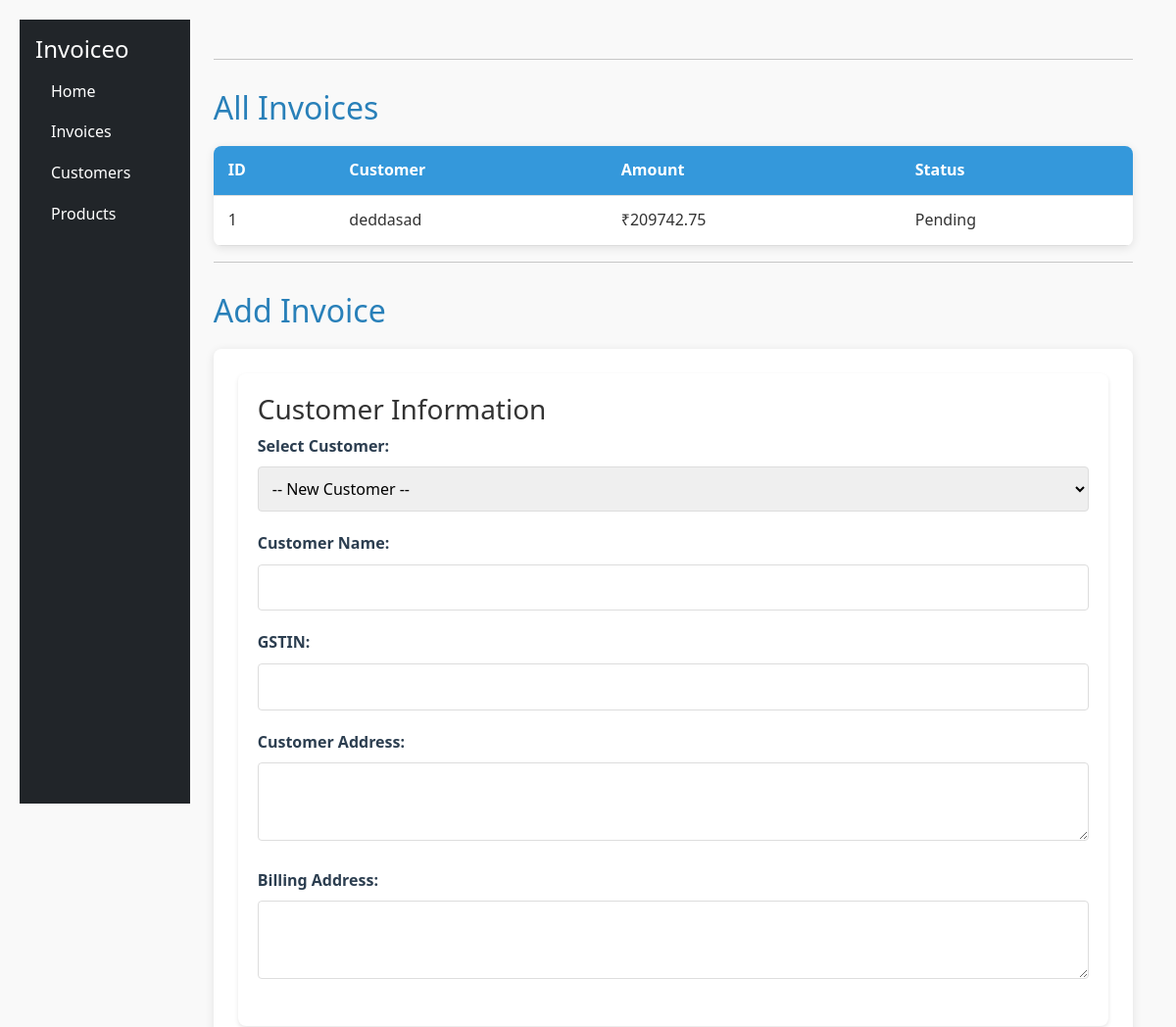
The app's page /invoices (upper part), older data.
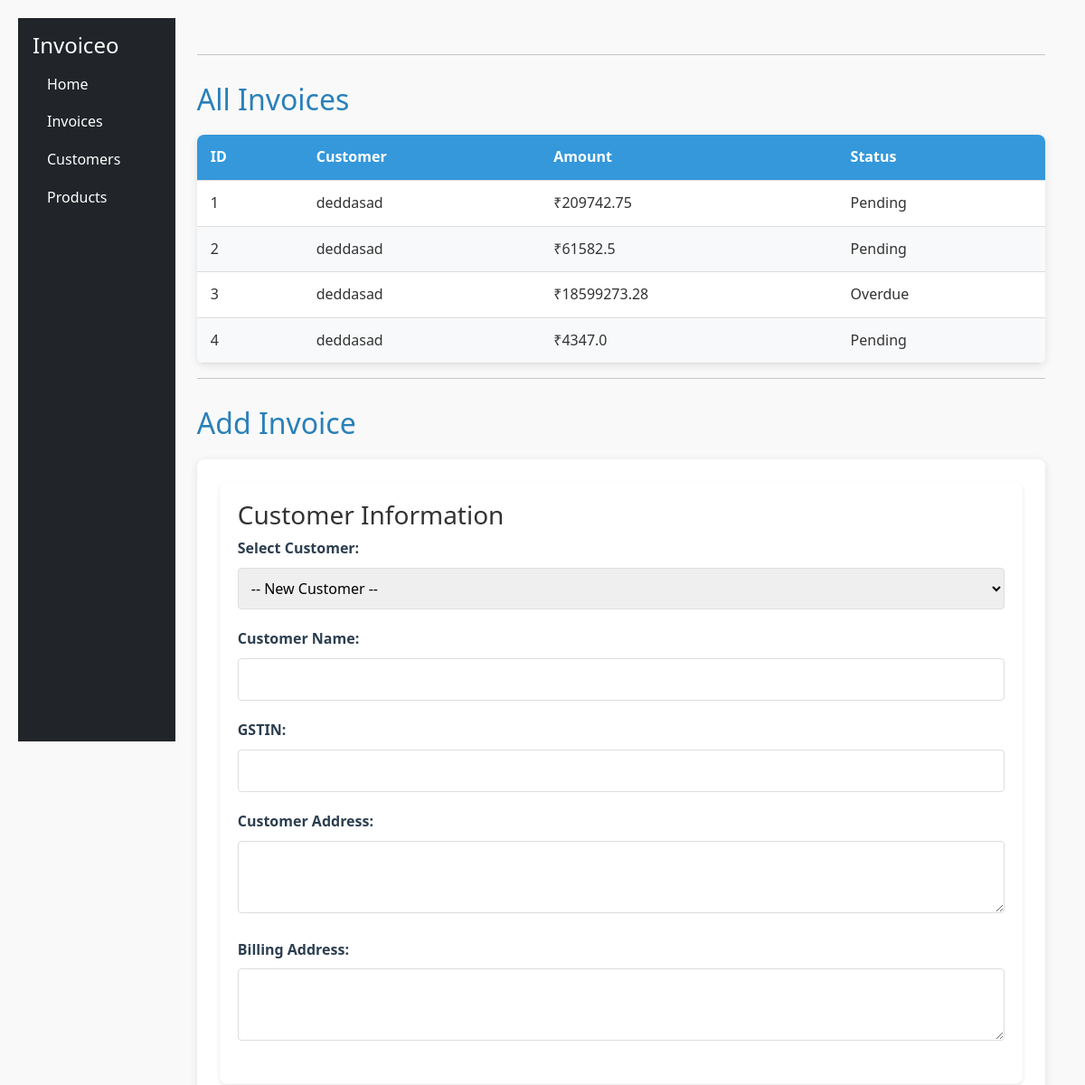
The same page, newer data.
### app.py (models this page shows)
class Invoice(db.Model):
    id = db.Column(db.Integer, primary_key=True)
    customer_name = db.Column(db.String(100), nullable=False)
    customer_gstin = db.Column(db.String(15), nullable=False)
    amount = db.Column(db.Float, nullable=False)
    customer_address = db.Column(db.String(300), nullable=False)
    billing_address = db.Column(db.String(300), nullable=False)
    status = db.Column(db.String(20), default="Pending")
    items = db.relationship('InvoiceItem', backref='invoice', cascade='all, delete-orphan')

### app.py (the view)
@app.route('/invoices')
def invoices():
    return render_template(
        'invoices.html',
        invoices=Invoice.query.all(),
        customers=Customer.query.all(),
        products=Product.query.all()
    )

### templates/invoices.html (shortened to what this page needs)
{% extends 'base.html' %}
{% block content %}
<hr>
<h2>All Invoices</h2>
{% if invoices %}
<table>
    <thead>
        <tr>
            <th>ID</th>
            <th>Customer</th>
            <th>Amount</th>
            <th>Status</th>
        </tr>
    </thead>
    <tbody>
    {% for invoice in invoices %}
        <tr>
            <td>{{ invoice.id }}</td>
            <td>{{ invoice.customer_name }}</td>
            <td>₹{{ invoice.amount }}</td>
            <td>{{ invoice.status }}</td>
        </tr>
    {% endfor %}
    </tbody>
</table>
{% else %}
<p>No invoices found.</p>
{% endif %}
<link rel="stylesheet" href="{{ url_for('static', filename='invoice.css') }}">
<hr>
<h2>Add Invoice</h2>
<form method="POST" action="/add_invoice">
<div class="form-section">
    <h3>Customer Information</h3>
    <div class="form-group">
        <label>Select Customer:</label>
        <select name="customer_id" id="customer_id" onchange="fillCustomerDetails()">
            <option value="">-- New Customer --</option>
        </select>
    </div>
    <div class="form-group">
        <label>Customer Name:</label>
        <input type="text" name="customer_name" id="customer_name" required>
    </div>
    <div class="form-group">
        <label>GSTIN:</label>
        <input type="text" name="customer_gstin" id="customer_gstin" required>
    </div>
    <div class="form-group">
        <label>Customer Address:</label>
        <textarea name="customer_address" id="customer_address" required></textarea>
    </div>
    <div class="form-group">
        <label>Billing Address:</label>
        <textarea name="billing_address" id="billing_address" required></textarea>
    </div>
</div>
</form>
{% endblock %}

### templates/base.html (shortened to what this page needs)
<!DOCTYPE html>
<html lang="en">
<head>
    <link rel="stylesheet" href="https://cdn.jsdelivr.net/npm/bootstrap@5.3.0/dist/css/bootstrap.min.css">
</head>
<body>
    <div class="d-flex">
        <div class="bg-dark text-white p-3" style="width: 200px; height: 100vh;">
            <h4>Invoiceo</h4>
            <ul class="nav flex-column">
                <li class="nav-item"><a href="/" class="nav-link text-white">Home</a></li>
                <li class="nav-item"><a href="/invoices" class="nav-link text-white">Invoices</a></li>
                <li class="nav-item"><a href="/customers" class="nav-link text-white">Customers</a></li>
                <li class="nav-item"><a href="/products" class="nav-link text-white">Products</a></li>
            </ul>
        </div>
        <div class="p-4" style="width: 100%;">
            {% block content %}{% endblock %}
        </div>
    </div>
</body>
</html>

### static/invoice.css (style rules this page uses)
body { font-family: 'Segoe UI', Tahoma, Geneva, Verdana, sans-serif; line-height: 1.6; color: #333; max-width: 1200px; margin: 0 auto; padding: 20px; background-color: #f9f9f9; }
h1, h2 { color: #2c3e50; margin-bottom: 20px; }
h2 { color: #2980b9; margin-top: 30px; }
form { background: white; padding: 25px; border-radius: 8px; box-shadow: 0 2px 10px rgba(0, 0, 0, 0.1); margin-bottom: 30px; }
.form-group { margin-bottom: 20px; }
label { display: block; margin-bottom: 8px; font-weight: 600; color: #2c3e50; }
input[type="text"], input[type="number"], select, textarea { width: 100%; padding: 10px; border: 1px solid #ddd; border-radius: 4px; font-size: 16px; transition: border-color 0.3s; }
textarea { min-height: 80px; resize: vertical; }
table { width: 100%; border-collapse: collapse; margin-top: 20px; background: white; box-shadow: 0 2px 10px rgba(0, 0, 0, 0.1); border-radius: 8px; overflow: hidden; }
th, td { padding: 12px 15px; text-align: left; border-bottom: 1px solid #ddd; }
th { background-color: #3498db; color: white; font-weight: 600; }
tr:nth-child(even) { background-color: #f8f9fa; }
.form-section { background: white; padding: 20px; border-radius: 8px; box-shadow: 0 2px 4px rgba(0,0,0,0.1); margin-bottom: 20px; }

Row changes from the older to the newer data that the page shows:
added Invoice: id "2", customer_name "deddasad", amount "61582.5", status "Pending"
added Invoice: id "3", customer_name "deddasad", amount "18599273.28", status "Overdue"
added Invoice: id "4", customer_name "deddasad", amount "4347.0", status "Pending"
